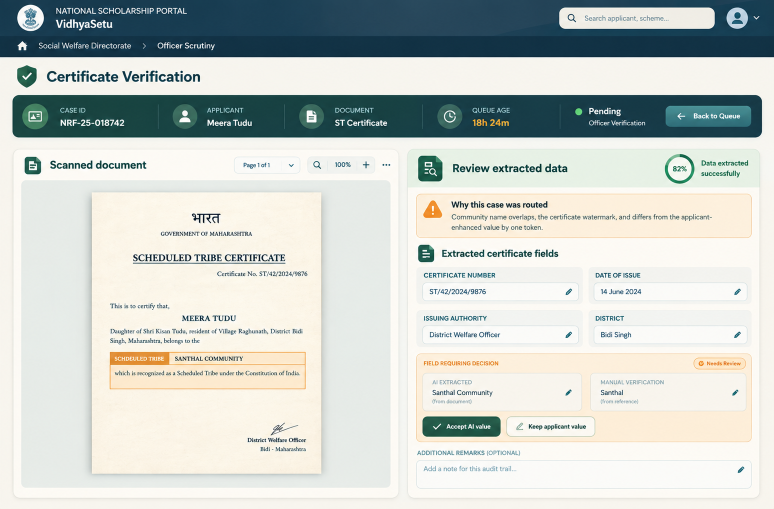
#> input picture frontend/ADMIN/src/imports/ChatGPT_Image_Sep_28__2026__12_08_56_AM.png, 1547 x 1017 px (shown at 1/2 size)
$ python -i quality_service.py   (imports and definitions only)   (older library calls are emulated)
#> lines starting #> are read from the running program, lines starting #| are printed output that depends on the picture
#> further down, picture is the input picture: shape (1017, 1547, 3); mean B, G, R 201.6, 206.2, 200.5
from typing import Any, Dict, List, Tuple
import cv2
import numpy as np
from app.config import settings

# Issues that make a file unusable (the applicant must upload it again). PDF
# and decode problems (routes/quality.py) are unusable as well.
BLOCKING_ISSUES = frozenset({"blank_page"})


# [68 lines left out: functions _paper_map, _glare_hotspots, _edge_ink_runs, not called in this run]


def assess_image_quality(image: np.ndarray) -> Dict[str, Any]:
    """
    Evaluates image quality for OCR processing using OpenCV:
    - Blur via Laplacian variance
    - Resolution check (minimum width & height)
    - Glare via saturated hotspots standing out above the page's own shading
    - Underexposure via mean luminance
    - Crop/completeness via printed content crossing the image border

    CONFIDENCE SEMANTICS:
    The 'confidence' score (0.0 to 1.0) strictly measures the certainty of the verdict.
    - A clearly usable image (sharp text, ample resolution, zero glare) has high confidence (~0.90 - 0.99).
    - A clearly defective image (heavy blur, severe glare, tiny resolution) ALSO has high confidence (~0.90 - 0.99)
      in the verdict that it is unusable with those specific issues.
    - Borderline cases (e.g. blur variance very close to threshold) yield low confidence (<0.70), signalling
      to the routing engine that a human reviewer should make the final call.
    """
    h, w = image.shape[:2]
#> h = 1017; w = 1547
    gray = cv2.cvtColor(image, cv2.COLOR_BGR2GRAY)
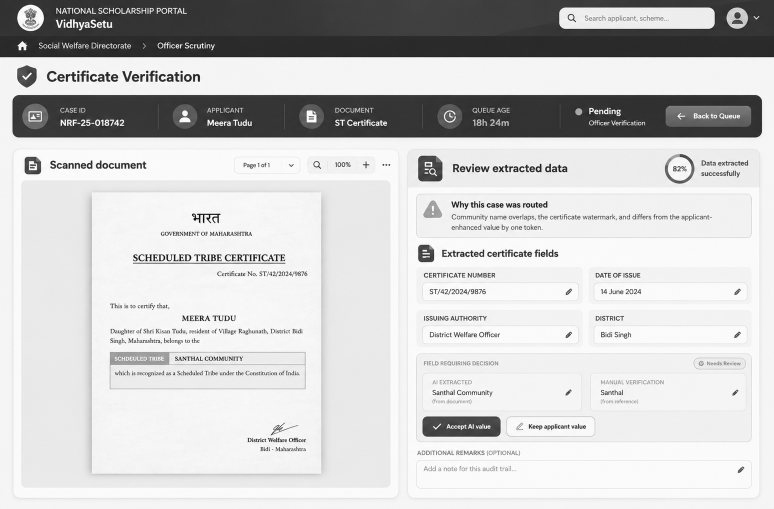
#> gray: shape (1017, 1547) (shown at 1/2 size); min 0, max 255, mean 204

    issues: List[str] = []

    # 1. Blur check (Laplacian variance)
    laplacian = cv2.Laplacian(gray, cv2.CV_64F)
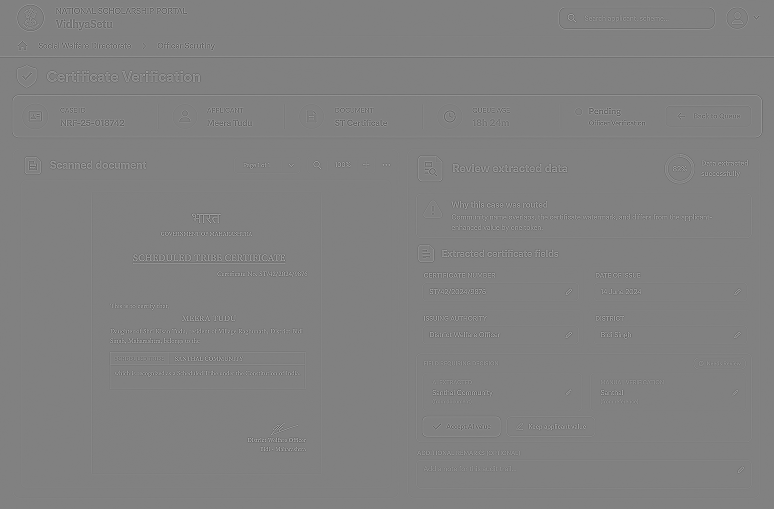
#> laplacian: shape (1017, 1547) float64 (shown at 1/2 size); min -604, max 589, mean 0; drawn with min black and max white
    blur_score = round(float(laplacian.var()), 2)
#> blur_score = 1509.4
#> (the run stopped early here; a loop or call above may not have finished)
